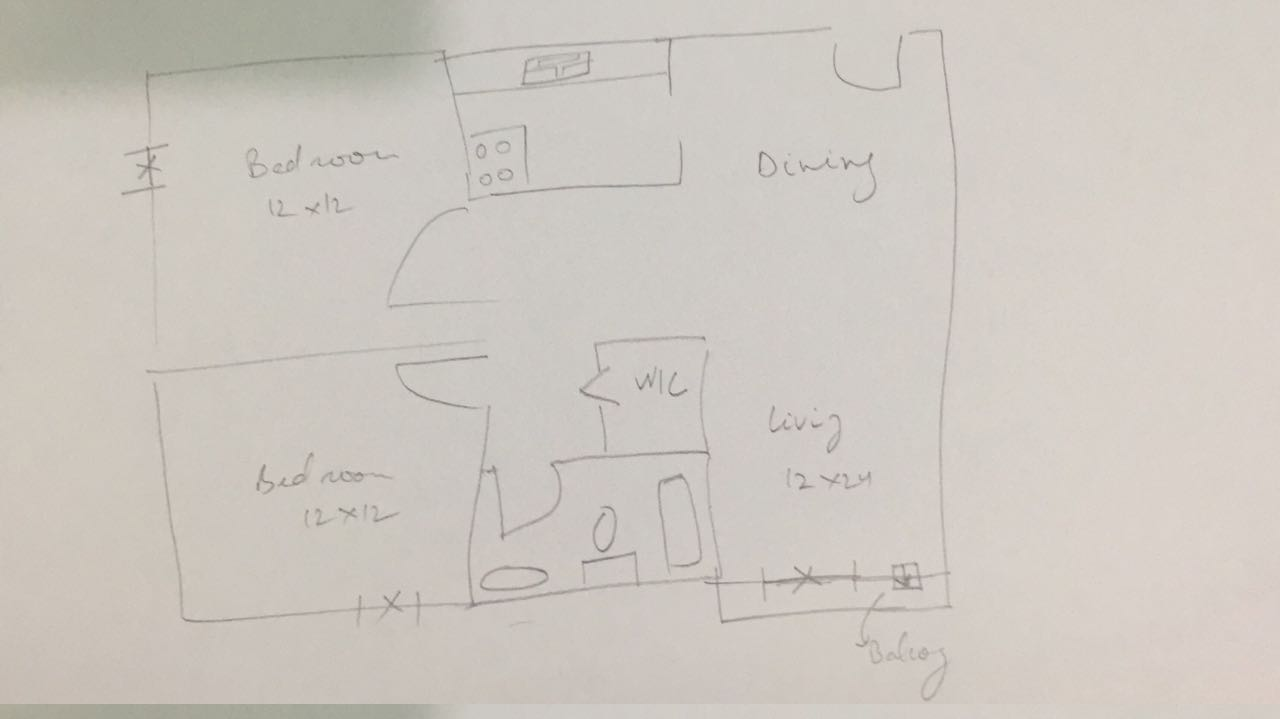
#> input picture Sample/input.jpeg, 1280 x 719 px
$ python cornerDetectionFunction.py
#> lines starting #> are read from the running program, lines starting #| are printed output that depends on the picture; after the words box and inside, x2 and y2 are one past the last pixel; in counts of white or black regions, pixels touching at a corner belong together
#> further down, image is the input picture: shape (719, 1280, 3); mean B, G, R 193, 199.7, 205.5
import cv2
import numpy as np


def DetectCorners(img):
    ## cvtColor = convert color
    GrayedImg = cv2.cvtColor(img, cv2.COLOR_BGR2GRAY)

    ##float32 is used for precision.
    GrayedImg = np.float32(GrayedImg)

    ## goodFeaturesToTrack(imgSource, maxNumberOfCorners, Quality, MinimumDistBetweenCorners)
    corners = cv2.goodFeaturesToTrack(GrayedImg, 200, 0.04, 50)
#> corners = 58 rows, first 8: [353, 153], [640, 388], [582, 561], [845, 168], [147, 147], [763, 155], [800, 488], [604, 514]
    corners = np.int0(corners)

    ##marking corners
    for corner in corners:
        x, y = corner.ravel()
        cv2.circle(img, (x, y), 3, 255, -1000)
#> this loop made 58 passes
#> (x, y) on passes 1 to 12: (353, 153), (640, 388), (582, 561), (845, 168), (147, 147), (763, 155), (800, 488), (604, 514), (487, 356), (339, 509), (305, 208), (794, 567)
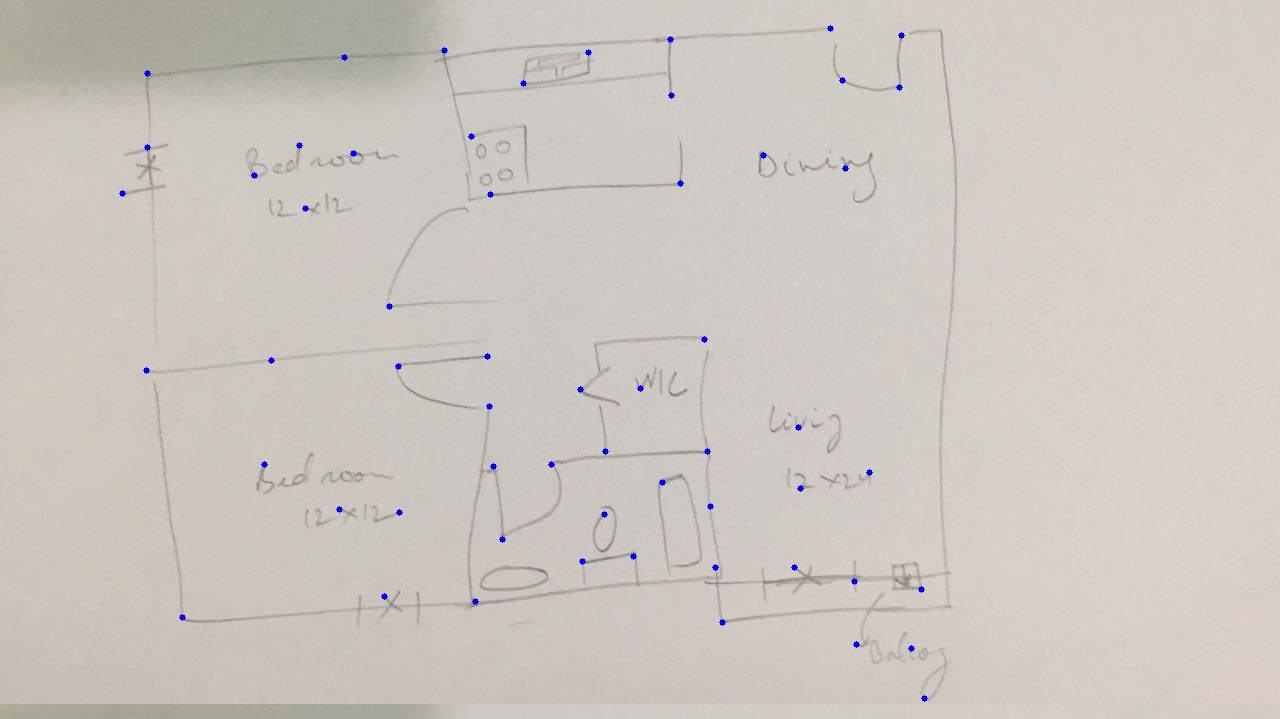
#> img: shape (719, 1280, 3); 0.18% of pixels changed, all inside (x1, y1, x2, y2) = (119, 25, 928, 702)

    return corners, img

image = cv2.imread("../Sample/input.jpeg")

Corners, ResultImage = DetectCorners(image)
#> Corners has the same summary as corners in DetectCorners
print(Corners)
#> (printed output is left out)

cv2.imshow('ResultImage',ResultImage)
cv2.imwrite('output.jpeg',image)
cv2.waitKey(0)
cv2.destroyAllWindows()
